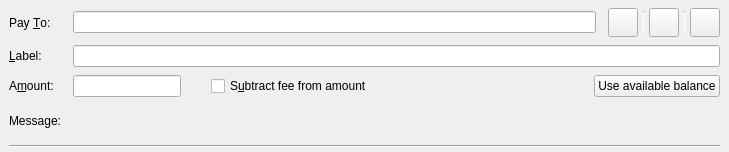
<?xml version="1.0" encoding="UTF-8"?>
<ui version="4.0">
 <class>SendCoinsEntry</class>
 <widget class="QStackedWidget" name="SendCoinsEntry">
  <property name="geometry">
   <rect>
    <x>0</x>
    <y>0</y>
    <width>729</width>
    <height>152</height>
   </rect>
  </property>
  <property name="focusPolicy">
   <enum>Qt::TabFocus</enum>
  </property>
  <property name="autoFillBackground">
   <bool>false</bool>
  </property>
  <property name="currentIndex">
   <number>0</number>
  </property>
  <widget class="QFrame" name="SendCoins">
   <property name="toolTip">
    <string>This is a normal payment.</string>
   </property>
   <property name="frameShape">
    <enum>QFrame::NoFrame</enum>
   </property>
   <layout class="QGridLayout" name="gridLayout">
    <property name="topMargin">
     <number>8</number>
    </property>
    <property name="bottomMargin">
     <number>4</number>
    </property>
    <property name="horizontalSpacing">
     <number>12</number>
    </property>
    <property name="verticalSpacing">
     <number>8</number>
    </property>
    <item row="3" column="1">
     <widget class="QLabel" name="messageTextLabel">
      <property name="toolTip">
       <string>A message that was attached to the nirvana: URI which will be stored with the transaction for your reference. Note: This message will not be sent over the Nirvana network.</string>
      </property>
      <property name="textFormat">
       <enum>Qt::PlainText</enum>
      </property>
     </widget>
    </item>
    <item row="0" column="0">
     <widget class="QLabel" name="payToLabel">
      <property name="text">
       <string>Pay &amp;To:</string>
      </property>
      <property name="buddy">
       <cstring>payTo</cstring>
      </property>
     </widget>
    </item>
    <item row="2" column="1" colspan="4">
     <layout class="QHBoxLayout" name="horizontalLayoutAmount" stretch="0,0,1,0">
      <item>
       <widget class="BitcoinAmountField" name="payAmount"/>
      </item>
      <item>
       <spacer name="horizontalSpacer">
        <property name="orientation">
         <enum>Qt::Horizontal</enum>
        </property>
        <property name="sizeType">
         <enum>QSizePolicy::Fixed</enum>
        </property>
        <property name="sizeHint" stdset="0">
         <size>
          <width>30</width>
          <height>20</height>
         </size>
        </property>
       </spacer>
      </item>
      <item>
       <widget class="QCheckBox" name="checkboxSubtractFeeFromAmount">
        <property name="toolTip">
         <string>The fee will be deducted from the amount being sent. The recipient will receive less nirvanas than you enter in the amount field. If multiple recipients are selected, the fee is split equally.</string>
        </property>
        <property name="text">
         <string>S&amp;ubtract fee from amount</string>
        </property>
       </widget>
      </item>
      <item>
       <widget class="QPushButton" name="useAvailableBalanceButton">
        <property name="text">
         <string>Use available balance</string>
        </property>
       </widget>
      </item>
     </layout>
    </item>
    <item row="1" column="0">
     <widget class="QLabel" name="labellLabel">
      <property name="text">
       <string>&amp;Label:</string>
      </property>
      <property name="buddy">
       <cstring>addAsLabel</cstring>
      </property>
     </widget>
    </item>
    <item row="3" column="0">
     <widget class="QLabel" name="messageLabel">
      <property name="text">
       <string>Message:</string>
      </property>
     </widget>
    </item>
    <item row="2" column="0">
     <widget class="QLabel" name="amountLabel">
      <property name="text">
       <string>A&amp;mount:</string>
      </property>
      <property name="buddy">
       <cstring>payAmount</cstring>
      </property>
     </widget>
    </item>
    <item row="0" column="1">
     <layout class="QHBoxLayout" name="payToLayout">
      <property name="spacing">
       <number>6</number>
      </property>
      <item>
       <widget class="QValidatedLineEdit" name="payTo">
        <property name="toolTip">
         <string>The Nirvana address to send the payment to</string>
        </property>
       </widget>
      </item>
     </layout>
    </item>
    <item row="4" column="0" colspan="5">
     <widget class="Line" name="hLine">
      <property name="orientation">
       <enum>Qt::Horizontal</enum>
      </property>
     </widget>
    </item>
    <item row="0" column="2" colspan="3">
     <layout class="QHBoxLayout" name="horizontalLayout_3">
      <property name="spacing">
       <number>5</number>
      </property>
      <item>
       <widget class="QToolButton" name="deleteButton">
        <property name="toolTip">
         <string>Remove this entry</string>
        </property>
        <property name="text">
         <string/>
        </property>
        <property name="icon">
         <iconset resource="../bitcoin.qrc">
          <normaloff>:/icons/remove_entry</normaloff>:/icons/remove_entry</iconset>
        </property>
        <property name="iconSize">
         <size>
          <width>22</width>
          <height>22</height>
         </size>
        </property>
       </widget>
      </item>
      <item>
       <widget class="Line" name="vLine">
        <property name="maximumSize">
         <size>
          <width>1</width>
          <height>22</height>
         </size>
        </property>
        <property name="orientation">
         <enum>Qt::Vertical</enum>
        </property>
       </widget>
      </item>
      <item>
       <widget class="QToolButton" name="addressBookButton">
        <property name="toolTip">
         <string>Choose previously used address</string>
        </property>
        <property name="text">
         <string/>
        </property>
        <property name="icon">
         <iconset resource="../bitcoin.qrc">
          <normaloff>:/icons/address-book</normaloff>:/icons/address-book</iconset>
        </property>
        <property name="iconSize">
         <size>
          <width>22</width>
          <height>22</height>
         </size>
        </property>
        <property name="shortcut">
         <string>Alt+A</string>
        </property>
       </widget>
      </item>
      <item>
       <widget class="Line" name="vLine2">
        <property name="maximumSize">
         <size>
          <width>1</width>
          <height>22</height>
         </size>
        </property>
        <property name="orientation">
         <enum>Qt::Vertical</enum>
        </property>
       </widget>
      </item>
      <item>
       <widget class="QToolButton" name="pasteButton">
        <property name="toolTip">
         <string>Paste address from clipboard</string>
        </property>
        <property name="text">
         <string/>
        </property>
        <property name="icon">
         <iconset resource="../bitcoin.qrc">
          <normaloff>:/icons/editpaste</normaloff>:/icons/editpaste</iconset>
        </property>
        <property name="iconSize">
         <size>
          <width>22</width>
          <height>22</height>
         </size>
        </property>
        <property name="shortcut">
         <string>Alt+P</string>
        </property>
       </widget>
      </item>
     </layout>
    </item>
    <item row="1" column="1" colspan="4">
     <widget class="QLineEdit" name="addAsLabel">
      <property name="toolTip">
       <string>Enter a label for this address to add it to the list of used addresses</string>
      </property>
     </widget>
    </item>
   </layout>
  </widget>
  <widget class="QFrame" name="SendCoins_UnauthenticatedPaymentRequest">
   <property name="palette">
    <palette>
     <active>
      <colorrole role="WindowText">
       <brush brushstyle="SolidPattern">
        <color alpha="255">
         <red>0</red>
         <green>0</green>
         <blue>0</blue>
        </color>
       </brush>
      </colorrole>
      <colorrole role="Button">
       <brush brushstyle="SolidPattern">
        <color alpha="255">
         <red>255</red>
         <green>255</green>
         <blue>127</blue>
        </color>
       </brush>
      </colorrole>
      <colorrole role="Light">
       <brush brushstyle="SolidPattern">
        <color alpha="255">
         <red>255</red>
         <green>255</green>
         <blue>255</blue>
        </color>
       </brush>
      </colorrole>
      <colorrole role="Midlight">
       <brush brushstyle="SolidPattern">
        <color alpha="255">
         <red>255</red>
         <green>255</green>
         <blue>191</blue>
        </color>
       </brush>
      </colorrole>
      <colorrole role="Dark">
       <brush brushstyle="SolidPattern">
        <color alpha="255">
         <red>127</red>
         <green>127</green>
         <blue>63</blue>
        </color>
       </brush>
      </colorrole>
      <colorrole role="Mid">
       <brush brushstyle="SolidPattern">
        <color alpha="255">
         <red>170</red>
         <green>170</green>
         <blue>84</blue>
        </color>
       </brush>
      </colorrole>
      <colorrole role="Text">
       <brush brushstyle="SolidPattern">
        <color alpha="255">
         <red>0</red>
         <green>0</green>
         <blue>0</blue>
        </color>
       </brush>
      </colorrole>
      <colorrole role="BrightText">
       <brush brushstyle="SolidPattern">
        <color alpha="255">
         <red>255</red>
         <green>255</green>
         <blue>255</blue>
        </color>
       </brush>
      </colorrole>
      <colorrole role="ButtonText">
       <brush brushstyle="SolidPattern">
        <color alpha="255">
         <red>0</red>
         <green>0</green>
         <blue>0</blue>
        </color>
       </brush>
      </colorrole>
      <colorrole role="Base">
       <brush brushstyle="SolidPattern">
        <color alpha="255">
         <red>255</red>
         <green>255</green>
         <blue>255</blue>
        </color>
       </brush>
      </colorrole>
      <colorrole role="Window">
       <brush brushstyle="SolidPattern">
        <color alpha="255">
         <red>255</red>
         <green>255</green>
         <blue>127</blue>
        </color>
       </brush>
      </colorrole>
      <colorrole role="Shadow">
       <brush brushstyle="SolidPattern">
        <color alpha="255">
         <red>0</red>
         <green>0</green>
         <blue>0</blue>
        </color>
       </brush>
      </colorrole>
      <colorrole role="AlternateBase">
       <brush brushstyle="SolidPattern">
        <color alpha="255">
         <red>255</red>
         <green>255</green>
         <blue>191</blue>
        </color>
       </brush>
      </colorrole>
      <colorrole role="ToolTipBase">
       <brush brushstyle="SolidPattern">
        <color alpha="255">
         <red>255</red>
         <green>255</green>
         <blue>220</blue>
        </color>
       </brush>
      </colorrole>
      <colorrole role="ToolTipText">
       <brush brushstyle="SolidPattern">
        <color alpha="255">
         <red>0</red>
         <green>0</green>
         <blue>0</blue>
        </color>
       </brush>
      </colorrole>
     </active>
     <inactive>
      <colorrole role="WindowText">
       <brush brushstyle="SolidPattern">
        <color alpha="255">
         <red>0</red>
         <green>0</green>
         <blue>0</blue>
        </color>
       </brush>
      </colorrole>
      <colorrole role="Button">
       <brush brushstyle="SolidPattern">
        <color alpha="255">
         <red>255</red>
         <green>255</green>
         <blue>127</blue>
        </color>
       </brush>
      </colorrole>
      <colorrole role="Light">
       <brush brushstyle="SolidPattern">
        <color alpha="255">
         <red>255</red>
         <green>255</green>
         <blue>255</blue>
        </color>
       </brush>
      </colorrole>
      <colorrole role="Midlight">
       <brush brushstyle="SolidPattern">
        <color alpha="255">
         <red>255</red>
         <green>255</green>
         <blue>191</blue>
        </color>
       </brush>
      </colorrole>
      <colorrole role="Dark">
       <brush brushstyle="SolidPattern">
        <color alpha="255">
         <red>127</red>
         <green>127</green>
         <blue>63</blue>
        </color>
       </brush>
      </colorrole>
      <colorrole role="Mid">
       <brush brushstyle="SolidPattern">
        <color alpha="255">
         <red>170</red>
         <green>170</green>
         <blue>84</blue>
        </color>
       </brush>
      </colorrole>
      <colorrole role="Text">
       <brush brushstyle="SolidPattern">
        <color alpha="255">
         <red>0</red>
         <green>0</green>
         <blue>0</blue>
        </color>
       </brush>
      </colorrole>
      <colorrole role="BrightText">
       <brush brushstyle="SolidPattern">
        <color alpha="255">
         <red>255</red>
         <green>255</green>
         <blue>255</blue>
        </color>
       </brush>
      </colorrole>
      <colorrole role="ButtonText">
       <brush brushstyle="SolidPattern">
        <color alpha="255">
         <red>0</red>
         <green>0</green>
         <blue>0</blue>
        </color>
       </brush>
      </colorrole>
      <colorrole role="Base">
       <brush brushstyle="SolidPattern">
        <color alpha="255">
         <red>255</red>
         <green>255</green>
         <blue>255</blue>
        </color>
       </brush>
      </colorrole>
      <colorrole role="Window">
       <brush brushstyle="SolidPattern">
        <color alpha="255">
         <red>255</red>
         <green>255</green>
         <blue>127</blue>
        </color>
       </brush>
      </colorrole>
      <colorrole role="Shadow">
       <brush brushstyle="SolidPattern">
        <color alpha="255">
         <red>0</red>
         <green>0</green>
         <blue>0</blue>
        </color>
       </brush>
      </colorrole>
      <colorrole role="AlternateBase">
       <brush brushstyle="SolidPattern">
        <color alpha="255">
         <red>255</red>
         <green>255</green>
         <blue>191</blue>
        </color>
       </brush>
      </colorrole>
      <colorrole role="ToolTipBase">
       <brush brushstyle="SolidPattern">
        <color alpha="255">
         <red>255</red>
         <green>255</green>
         <blue>220</blue>
        </color>
       </brush>
      </colorrole>
      <colorrole role="ToolTipText">
       <brush brushstyle="SolidPattern">
        <color alpha="255">
         <red>0</red>
         <green>0</green>
         <blue>0</blue>
        </color>
       </brush>
      </colorrole>
     </inactive>
     <disabled>
      <colorrole role="WindowText">
       <brush brushstyle="SolidPattern">
        <color alpha="255">
         <red>127</red>
         <green>127</green>
         <blue>63</blue>
        </color>
       </brush>
      </colorrole>
      <colorrole role="Button">
       <brush brushstyle="SolidPattern">
        <color alpha="255">
         <red>255</red>
         <green>255</green>
         <blue>127</blue>
        </color>
       </brush>
      </colorrole>
      <colorrole role="Light">
       <brush brushstyle="SolidPattern">
        <color alpha="255">
         <red>255</red>
         <green>255</green>
         <blue>255</blue>
        </color>
       </brush>
      </colorrole>
      <colorrole role="Midlight">
       <brush brushstyle="SolidPattern">
        <color alpha="255">
         <red>255</red>
         <green>255</green>
         <blue>191</blue>
        </color>
       </brush>
      </colorrole>
      <colorrole role="Dark">
       <brush brushstyle="SolidPattern">
        <color alpha="255">
         <red>127</red>
         <green>127</green>
         <blue>63</blue>
        </color>
       </brush>
      </colorrole>
      <colorrole role="Mid">
       <brush brushstyle="SolidPattern">
        <color alpha="255">
         <red>170</red>
         <green>170</green>
         <blue>84</blue>
        </color>
       </brush>
      </colorrole>
      <colorrole role="Text">
       <brush brushstyle="SolidPattern">
        <color alpha="255">
         <red>127</red>
         <green>127</green>
         <blue>63</blue>
        </color>
       </brush>
      </colorrole>
      <colorrole role="BrightText">
       <brush brushstyle="SolidPattern">
        <color alpha="255">
         <red>255</red>
         <green>255</green>
         <blue>255</blue>
        </color>
       </brush>
      </colorrole>
      <colorrole role="ButtonText">
       <brush brushstyle="SolidPattern">
        <color alpha="255">
         <red>127</red>
         <green>127</green>
         <blue>63</blue>
        </color>
       </brush>
      </colorrole>
      <colorrole role="Base">
       <brush brushstyle="SolidPattern">
        <color alpha="255">
         <red>255</red>
         <green>255</green>
         <blue>127</blue>
        </color>
       </brush>
      </colorrole>
      <colorrole role="Window">
       <brush brushstyle="SolidPattern">
        <color alpha="255">
         <red>255</red>
         <green>255</green>
         <blue>127</blue>
        </color>
       </brush>
      </colorrole>
      <colorrole role="Shadow">
       <brush brushstyle="SolidPattern">
        <color alpha="255">
         <red>0</red>
         <green>0</green>
         <blue>0</blue>
        </color>
       </brush>
      </colorrole>
      <colorrole role="AlternateBase">
       <brush brushstyle="SolidPattern">
        <color alpha="255">
         <red>255</red>
         <green>255</green>
         <blue>127</blue>
        </color>
       </brush>
      </colorrole>
      <colorrole role="ToolTipBase">
       <brush brushstyle="SolidPattern">
        <color alpha="255">
         <red>255</red>
         <green>255</green>
         <blue>220</blue>
        </color>
       </brush>
      </colorrole>
      <colorrole role="ToolTipText">
       <brush brushstyle="SolidPattern">
        <color alpha="255">
         <red>0</red>
         <green>0</green>
         <blue>0</blue>
        </color>
       </brush>
      </colorrole>
     </disabled>
    </palette>
   </property>
   <property name="toolTip">
    <string>This is an unauthenticated payment request.</string>
   </property>
   <property name="autoFillBackground">
    <bool>true</bool>
   </property>
   <property name="frameShape">
    <enum>QFrame::NoFrame</enum>
   </property>
   <layout class="QGridLayout" name="gridLayout_is">
    <property name="spacing">
     <number>12</number>
    </property>
    <item row="0" column="0">
     <widget class="QLabel" name="payToLabel_is">
      <property name="text">
       <string>Pay To:</string>
      </property>
     </widget>
    </item>
    <item row="0" column="1">
     <layout class="QHBoxLayout" name="payToLayout_is">
      <property name="spacing">
       <number>0</number>
      </property>
      <item>
       <widget class="QLabel" name="payTo_is"/>
      </item>
      <item>
       <widget class="QToolButton" name="deleteButton_is">
        <property name="toolTip">
         <string>Remove this entry</string>
        </property>
        <property name="text">
         <string/>
        </property>
        <property name="icon">
         <iconset resource="../bitcoin.qrc">
          <normaloff>:/icons/remove</normaloff>:/icons/remove</iconset>
        </property>
       </widget>
      </item>
     </layout>
    </item>
    <item row="1" column="0">
     <widget class="QLabel" name="memoLabel_is">
      <property name="text">
       <string>Memo:</string>
      </property>
     </widget>
    </item>
    <item row="1" column="1">
     <widget class="QLabel" name="memoTextLabel_is">
      <property name="textFormat">
       <enum>Qt::PlainText</enum>
      </property>
     </widget>
    </item>
    <item row="2" column="0">
     <widget class="QLabel" name="amountLabel_is">
      <property name="text">
       <string>A&amp;mount:</string>
      </property>
      <property name="buddy">
       <cstring>payAmount_is</cstring>
      </property>
     </widget>
    </item>
    <item row="2" column="1">
     <widget class="BitcoinAmountField" name="payAmount_is">
      <property name="acceptDrops">
       <bool>false</bool>
      </property>
     </widget>
    </item>
   </layout>
  </widget>
  <widget class="QFrame" name="SendCoins_AuthenticatedPaymentRequest">
   <property name="palette">
    <palette>
     <active>
      <colorrole role="WindowText">
       <brush brushstyle="SolidPattern">
        <color alpha="255">
         <red>0</red>
         <green>0</green>
         <blue>0</blue>
        </color>
       </brush>
      </colorrole>
      <colorrole role="Button">
       <brush brushstyle="SolidPattern">
        <color alpha="255">
         <red>140</red>
         <green>232</green>
         <blue>119</blue>
        </color>
       </brush>
      </colorrole>
      <colorrole role="Light">
       <brush brushstyle="SolidPattern">
        <color alpha="255">
         <red>230</red>
         <green>255</green>
         <blue>224</blue>
        </color>
       </brush>
      </colorrole>
      <colorrole role="Midlight">
       <brush brushstyle="SolidPattern">
        <color alpha="255">
         <red>185</red>
         <green>243</green>
         <blue>171</blue>
        </color>
       </brush>
      </colorrole>
      <colorrole role="Dark">
       <brush brushstyle="SolidPattern">
        <color alpha="255">
         <red>70</red>
         <green>116</green>
         <blue>59</blue>
        </color>
       </brush>
      </colorrole>
      <colorrole role="Mid">
       <brush brushstyle="SolidPattern">
        <color alpha="255">
         <red>93</red>
         <green>155</green>
         <blue>79</blue>
        </color>
       </brush>
      </colorrole>
      <colorrole role="Text">
       <brush brushstyle="SolidPattern">
        <color alpha="255">
         <red>0</red>
         <green>0</green>
         <blue>0</blue>
        </color>
       </brush>
      </colorrole>
      <colorrole role="BrightText">
       <brush brushstyle="SolidPattern">
        <color alpha="255">
         <red>155</red>
         <green>255</green>
         <blue>147</blue>
        </color>
       </brush>
      </colorrole>
      <colorrole role="ButtonText">
       <brush brushstyle="SolidPattern">
        <color alpha="255">
         <red>0</red>
         <green>0</green>
         <blue>0</blue>
        </color>
       </brush>
      </colorrole>
      <colorrole role="Base">
       <brush brushstyle="SolidPattern">
        <color alpha="255">
         <red>119</red>
         <green>255</green>
         <blue>233</blue>
        </color>
       </brush>
      </colorrole>
      <colorrole role="Window">
       <brush brushstyle="SolidPattern">
        <color alpha="255">
         <red>140</red>
         <green>232</green>
         <blue>119</blue>
        </color>
       </brush>
      </colorrole>
      <colorrole role="Shadow">
       <brush brushstyle="SolidPattern">
        <color alpha="255">
         <red>0</red>
         <green>0</green>
         <blue>0</blue>
        </color>
       </brush>
      </colorrole>
      <colorrole role="AlternateBase">
       <brush brushstyle="SolidPattern">
        <color alpha="255">
         <red>197</red>
         <green>243</green>
         <blue>187</blue>
        </color>
       </brush>
      </colorrole>
      <colorrole role="NoRole">
       <brush brushstyle="SolidPattern">
        <color alpha="255">
         <red>125</red>
         <green>194</green>
         <blue>122</blue>
        </color>
       </brush>
      </colorrole>
      <colorrole role="ToolTipBase">
       <brush brushstyle="SolidPattern">
        <color alpha="255">
         <red>255</red>
         <green>255</green>
         <blue>220</blue>
        </color>
       </brush>
      </colorrole>
      <colorrole role="ToolTipText">
       <brush brushstyle="SolidPattern">
        <color alpha="255">
         <red>0</red>
         <green>0</green>
         <blue>0</blue>
        </color>
       </brush>
      </colorrole>
     </active>
     <inactive>
      <colorrole role="WindowText">
       <brush brushstyle="SolidPattern">
        <color alpha="255">
         <red>0</red>
         <green>0</green>
         <blue>0</blue>
        </color>
       </brush>
      </colorrole>
      <colorrole role="Button">
       <brush brushstyle="SolidPattern">
        <color alpha="255">
         <red>140</red>
         <green>232</green>
         <blue>119</blue>
        </color>
       </brush>
      </colorrole>
      <colorrole role="Light">
       <brush brushstyle="SolidPattern">
        <color alpha="255">
         <red>230</red>
         <green>255</green>
         <blue>224</blue>
        </color>
       </brush>
      </colorrole>
      <colorrole role="Midlight">
       <brush brushstyle="SolidPattern">
        <color alpha="255">
         <red>185</red>
         <green>243</green>
         <blue>171</blue>
        </color>
       </brush>
      </colorrole>
      <colorrole role="Dark">
       <brush brushstyle="SolidPattern">
        <color alpha="255">
         <red>70</red>
         <green>116</green>
         <blue>59</blue>
        </color>
       </brush>
      </colorrole>
      <colorrole role="Mid">
       <brush brushstyle="SolidPattern">
        <color alpha="255">
         <red>93</red>
         <green>155</green>
         <blue>79</blue>
        </color>
       </brush>
      </colorrole>
      <colorrole role="Text">
       <brush brushstyle="SolidPattern">
        <color alpha="255">
         <red>0</red>
         <green>0</green>
         <blue>0</blue>
        </color>
       </brush>
      </colorrole>
      <colorrole role="BrightText">
       <brush brushstyle="SolidPattern">
        <color alpha="255">
         <red>155</red>
         <green>255</green>
         <blue>147</blue>
        </color>
       </brush>
      </colorrole>
      <colorrole role="ButtonText">
       <brush brushstyle="SolidPattern">
        <color alpha="255">
         <red>0</red>
         <green>0</green>
         <blue>0</blue>
        </color>
       </brush>
      </colorrole>
      <colorrole role="Base">
       <brush brushstyle="SolidPattern">
        <color alpha="255">
         <red>119</red>
         <green>255</green>
         <blue>233</blue>
        </color>
       </brush>
      </colorrole>
      <colorrole role="Window">
       <brush brushstyle="SolidPattern">
        <color alpha="255">
         <red>140</red>
         <green>232</green>
         <blue>119</blue>
        </color>
       </brush>
      </colorrole>
      <colorrole role="Shadow">
       <brush brushstyle="SolidPattern">
        <color alpha="255">
         <red>0</red>
         <green>0</green>
         <blue>0</blue>
        </color>
       </brush>
      </colorrole>
      <colorrole role="AlternateBase">
       <brush brushstyle="SolidPattern">
        <color alpha="255">
         <red>197</red>
         <green>243</green>
         <blue>187</blue>
        </color>
       </brush>
      </colorrole>
      <colorrole role="NoRole">
       <brush brushstyle="SolidPattern">
        <color alpha="255">
         <red>125</red>
         <green>194</green>
         <blue>122</blue>
        </color>
       </brush>
      </colorrole>
      <colorrole role="ToolTipBase">
       <brush brushstyle="SolidPattern">
        <color alpha="255">
         <red>255</red>
         <green>255</green>
         <blue>220</blue>
        </color>
       </brush>
      </colorrole>
      <colorrole role="ToolTipText">
       <brush brushstyle="SolidPattern">
        <color alpha="255">
         <red>0</red>
         <green>0</green>
         <blue>0</blue>
        </color>
       </brush>
      </colorrole>
     </inactive>
     <disabled>
      <colorrole role="WindowText">
       <brush brushstyle="SolidPattern">
        <color alpha="255">
         <red>70</red>
         <green>116</green>
         <blue>59</blue>
        </color>
       </brush>
      </colorrole>
      <colorrole role="Button">
       <brush brushstyle="SolidPattern">
        <color alpha="255">
         <red>140</red>
         <green>232</green>
         <blue>119</blue>
        </color>
       </brush>
      </colorrole>
      <colorrole role="Light">
       <brush brushstyle="SolidPattern">
        <color alpha="255">
         <red>230</red>
         <green>255</green>
         <blue>224</blue>
        </color>
       </brush>
      </colorrole>
      <colorrole role="Midlight">
       <brush brushstyle="SolidPattern">
        <color alpha="255">
         <red>185</red>
         <green>243</green>
         <blue>171</blue>
        </color>
       </brush>
      </colorrole>
      <colorrole role="Dark">
       <brush brushstyle="SolidPattern">
        <color alpha="255">
         <red>70</red>
         <green>116</green>
         <blue>59</blue>
        </color>
       </brush>
      </colorrole>
      <colorrole role="Mid">
       <brush brushstyle="SolidPattern">
        <color alpha="255">
         <red>93</red>
         <green>155</green>
         <blue>79</blue>
        </color>
       </brush>
      </colorrole>
      <colorrole role="Text">
       <brush brushstyle="SolidPattern">
        <color alpha="255">
         <red>70</red>
         <green>116</green>
         <blue>59</blue>
        </color>
       </brush>
      </colorrole>
      <colorrole role="BrightText">
       <brush brushstyle="SolidPattern">
        <color alpha="255">
         <red>155</red>
         <green>255</green>
         <blue>147</blue>
        </color>
       </brush>
      </colorrole>
      <colorrole role="ButtonText">
       <brush brushstyle="SolidPattern">
        <color alpha="255">
         <red>70</red>
         <green>116</green>
         <blue>59</blue>
        </color>
       </brush>
      </colorrole>
      <colorrole role="Base">
       <brush brushstyle="SolidPattern">
        <color alpha="255">
         <red>140</red>
         <green>232</green>
         <blue>119</blue>
        </color>
       </brush>
      </colorrole>
      <colorrole role="Window">
       <brush brushstyle="SolidPattern">
        <color alpha="255">
         <red>140</red>
         <green>232</green>
         <blue>119</blue>
        </color>
       </brush>
      </colorrole>
      <colorrole role="Shadow">
       <brush brushstyle="SolidPattern">
        <color alpha="255">
         <red>0</red>
         <green>0</green>
         <blue>0</blue>
        </color>
       </brush>
      </colorrole>
      <colorrole role="AlternateBase">
       <brush brushstyle="SolidPattern">
        <color alpha="255">
         <red>140</red>
         <green>232</green>
         <blue>119</blue>
        </color>
       </brush>
      </colorrole>
      <colorrole role="NoRole">
       <brush brushstyle="SolidPattern">
        <color alpha="255">
         <red>125</red>
         <green>194</green>
         <blue>122</blue>
        </color>
       </brush>
      </colorrole>
      <colorrole role="ToolTipBase">
       <brush brushstyle="SolidPattern">
        <color alpha="255">
         <red>255</red>
         <green>255</green>
         <blue>220</blue>
        </color>
       </brush>
      </colorrole>
      <colorrole role="ToolTipText">
       <brush brushstyle="SolidPattern">
        <color alpha="255">
         <red>0</red>
         <green>0</green>
         <blue>0</blue>
        </color>
       </brush>
      </colorrole>
     </disabled>
    </palette>
   </property>
   <property name="toolTip">
    <string>This is an authenticated payment request.</string>
   </property>
   <property name="autoFillBackground">
    <bool>true</bool>
   </property>
   <property name="frameShape">
    <enum>QFrame::NoFrame</enum>
   </property>
   <layout class="QGridLayout" name="gridLayout_s">
    <property name="spacing">
     <number>12</number>
    </property>
    <item row="0" column="0">
     <widget class="QLabel" name="payToLabel_s">
      <property name="text">
       <string>Pay To:</string>
      </property>
      <property name="alignment">
       <set>Qt::AlignRight|Qt::AlignTrailing|Qt::AlignVCenter</set>
      </property>
     </widget>
    </item>
    <item row="0" column="1">
     <layout class="QHBoxLayout" name="payToLayout_s">
      <property name="spacing">
       <number>0</number>
      </property>
      <item>
       <widget class="QLabel" name="payTo_s">
        <property name="textFormat">
         <enum>Qt::PlainText</enum>
        </property>
       </widget>
      </item>
      <item>
       <widget class="QToolButton" name="deleteButton_s">
        <property name="toolTip">
         <string>Remove this entry</string>
        </property>
        <property name="text">
         <string/>
        </property>
        <property name="icon">
         <iconset resource="../bitcoin.qrc">
          <normaloff>:/icons/remove</normaloff>:/icons/remove</iconset>
        </property>
       </widget>
      </item>
     </layout>
    </item>
    <item row="1" column="0">
     <widget class="QLabel" name="memoLabel_s">
      <property name="text">
       <string>Memo:</string>
      </property>
      <property name="alignment">
       <set>Qt::AlignRight|Qt::AlignTrailing|Qt::AlignVCenter</set>
      </property>
     </widget>
    </item>
    <item row="1" column="1">
     <widget class="QLabel" name="memoTextLabel_s">
      <property name="textFormat">
       <enum>Qt::PlainText</enum>
      </property>
     </widget>
    </item>
    <item row="2" column="0">
     <widget class="QLabel" name="amountLabel_s">
      <property name="text">
       <string>A&amp;mount:</string>
      </property>
      <property name="alignment">
       <set>Qt::AlignRight|Qt::AlignTrailing|Qt::AlignVCenter</set>
      </property>
      <property name="buddy">
       <cstring>payAmount_s</cstring>
      </property>
     </widget>
    </item>
    <item row="2" column="1">
     <widget class="BitcoinAmountField" name="payAmount_s">
      <property name="acceptDrops">
       <bool>false</bool>
      </property>
     </widget>
    </item>
   </layout>
  </widget>
 </widget>
 <customwidgets>
  <customwidget>
   <class>QValidatedLineEdit</class>
   <extends>QLineEdit</extends>
   <header>qt/qvalidatedlineedit.h</header>
  </customwidget>
  <customwidget>
   <class>BitcoinAmountField</class>
   <extends>QLineEdit</extends>
   <header>qt/bitcoinamountfield.h</header>
   <container>1</container>
  </customwidget>
 </customwidgets>
 <tabstops>
  <tabstop>payTo</tabstop>
  <tabstop>addressBookButton</tabstop>
  <tabstop>pasteButton</tabstop>
  <tabstop>deleteButton</tabstop>
  <tabstop>addAsLabel</tabstop>
  <tabstop>payAmount</tabstop>
  <tabstop>payAmount_is</tabstop>
  <tabstop>deleteButton_is</tabstop>
  <tabstop>payAmount_s</tabstop>
  <tabstop>deleteButton_s</tabstop>
 </tabstops>
 <resources>
  <include location="../bitcoin.qrc"/>
 </resources>
 <connections/>
</ui>
